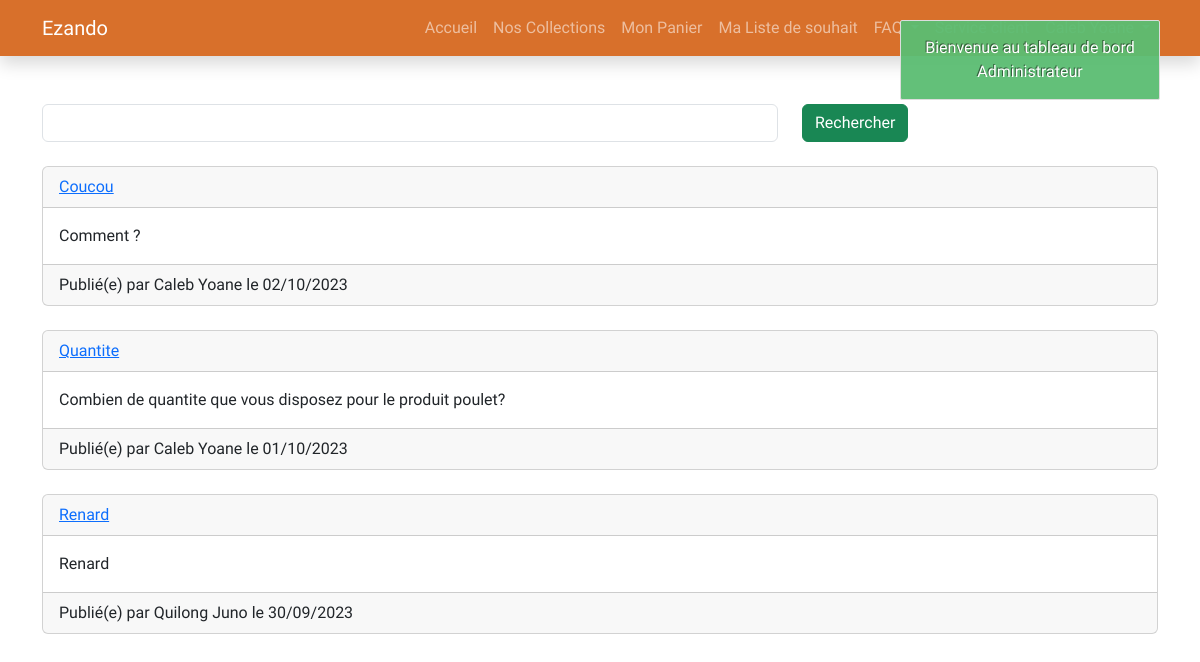
Page /forum.php (signed in) on the committed database.
### tables this page shows
CREATE TABLE IF NOT EXISTS `questions` (
  `id` int NOT NULL AUTO_INCREMENT,
  `title` text NOT NULL,
  `description` text NOT NULL,
  `content` text NOT NULL,
  `id_author` int NOT NULL,
  `pseudo_author` varchar(255) NOT NULL,
  `date_publish` text NOT NULL,
  PRIMARY KEY (`id`)
);

### utilsClient/UtilsDB.php (called while the page is built, shortened)
<?php
class UtilsClientDB {
    public static function getResultAndOrding(string $dataBase, string $tableName, array $columnsSelect, array $columnOrder, string $ordingOrientation){
        $dsn = [PDO::ATTR_ERRMODE, PDO::ERRMODE_EXCEPTION];
        $connect = new ConnectAnyDataBase( $dataBase, $dsn);
        $initConnect = $connect->connectToMySQLWithPDO()->initConnect();
        $getResults = UtilsDB::getTotalResultWithOrding($initConnect, $tableName, $columnsSelect, $columnOrder, $ordingOrientation);
        return $getResults;
    }
    public static function checkConnection(string $dataBase){
        $dsn = [PDO::ATTR_ERRMODE, PDO::ERRMODE_EXCEPTION];
        $connect = new ConnectAnyDataBase( $dataBase, $dsn);
        $initConnect = $connect->connectToMySQLWithPDO()->initConnect();
        if(gettype($initConnect) !="string"){
            return true;
        }else{
            return false;
        }
    }
}
?>

### includes/includes_params.php (called while the page is built, shortened)
<?php
require_once("admin/utils/UtilsDB.php");
require_once("utilsClient/UtilsDB.php");
require_once("utilsClient/Utils.php");
$database = "ezando";
$checkConn = UtilsClientDB::checkConnection($database);
?>

### admin/utils/UtilsDB.php (called while the page is built, shortened)
<?php
class UtilsDB{
  public static function getTotalResultWithOrding(PDO $objectPDO, string $tableName, array $columnsSelect, array $columnOrder, string $ordingOrientation){
        $strColumsSelect = "";
        $i = 0;
        while($i < count($columnsSelect)){
            if($i==0){
                $strColumsSelect .= $columnsSelect[0];
            }
            if($i>0){
                $strColumsSelect .= " , ".$columnsSelect[$i];
            }
            $i++;
        }
        $strColumnsOrding = "";
        $j = 0;
        while($j < count($columnOrder)){
            if($j==0){
                $strColumnsOrding .= $columnOrder[0];
            }
            $j++;
        }
        $sqlClosure = "SELECT {$strColumsSelect}  FROM {$tableName} ORDER BY {$strColumnsOrding} {$ordingOrientation} LIMIT 0,5";
         $queryExecute = $objectPDO ->query($sqlClosure);
        $queryResult =  $queryExecute -> fetchAll(PDO::FETCH_NUM);
        $numRowsResult =  $queryExecute->rowCount();
        return ["result" => $queryResult, "rowTotals" => $numRowsResult];
  }
}
?>

### utilsClient/Utils.php (called while the page is built, shortened)
<?php
class UtilsClient{
    public static function getAllQuestionOfForum(string $database, string $tableName, array $column, array $columnOrder, string $ordingOrientation){
        $getAllQuestion = UtilsClientDB::getResultAndOrding($database, $tableName, $column, $columnOrder, $ordingOrientation);
        return $getAllQuestion;
    }
}
?>

### forum.php (the view, shortened to what this page needs)
<?php
include("includes/header.php");
include_once("includes/includes_params.php");
if ($checkConn){
    $tableName = "questions";
    $columnSelect = ["id", "id_author", "title", "description", "pseudo_author", "date_publish"];
    $columnOrder = ["id"];
    $ordingOrientation = "DESC";
    $arrayAllQuestions = UtilsClient::getAllQuestionOfForum($database, $tableName, $columnSelect, $columnOrder, $ordingOrientation);
    $num_rows_question = $arrayAllQuestions['rowTotals'];
?>
<div class="py-5">
    <div class="container">
        <form method="get">
            <div class="form-group row">
                <div class="col-8">
                    <input type="search" name="search" class="form-control" />
                </div>
                <div class="col-4">
                    <button class="btn btn-success">Rechercher</button>
                </div>
            </div>
        </form>
        <br>
        <?php
            if($num_rows_question >0){
              $arrayResult = $arrayAllQuestions["result"];
              foreach ($arrayResult as $item) {
        ?>
        <div class="card">
            <div class="card-header">
                <a href="article.php?id=<?=$item[0] ?>">
                    <?= $item[2] ?>
                </a>
            </div>
            <div class="card-body">
                <?= $item[3]  ?>
            </div>
            <div class="card-footer">
                Publié(e) par <?= $item[4]  ?> le <?= $item[5]  ?>
            </div>
        </div>
        <br>
        <?php
              }
            }
        ?>
    </div>
</div>
<?php include("includes/footer.php"); ?>
<?php
}else {
    require_once("error-config.php");
} ?>

### assets/css/style.css (style rules this page uses)
:root { --bg-gray-800: #808080; --bg-gray-600: #9c9a9a; --bg-gray-400: #aaa8a8; --bg-gray-200: #bebcbc; --bg-gray-100: #d3d0d0; --bg-gray-0: #e6e4e4; --text-white: #fff; --text-dark: #000; --dark-800: #070707; --dark-600: #1b1b1b; --dark-200: #272626; --dark-0: #464545; --white: hsl(0, 0%, 100%); --dark-red: hsl(0, 93%, 18%); --dark-red-800: hsl(0, 96%, 10%); --dark-red-600: hsl(0, 94%, 7%); --light-red: hsl(0, 65%, 89%); --red-salsa: #db2b2b; --red-800: hsl(0, 100%, 52%); --red-600: hsl(0, 81%, 48%); --red-400: hsl(0, 70%, 52%); --red-200: hsl(0, 52%, 56%); --red-100: hsl(0, 28%, 70%); --red-0: hsl(0, 53%, 77%); --light-green: hsl(100, 64%, 87%); --light-green-800: hsl(100, 9%, 94%); --light-green-600: hsl(101, 65%, 76%); --light-green-400: hsl(101, 62%, 62%); --light-green-200: hsl(101, 69%, 55%); --light-green-0: hsl(101, 53%, 51%); --green-irish: hsl(101, 100%, 40%); --green-tree: hsl(101, 91%, 36%); --green-800: hsl(101, 100%, 50%); --green-600: hsl(101, 73%, 53%); --green-400: hsl(101, 63%, 30%); --green-bold: hsl(101, 92%, 20%); --dark-green: hsl(100, 82%, 2%); --dark-green-800: hsl(101, 89%, 7%); --dark-green-600: hsl(100, 97%, 14%); --dark-green-400: hsl(101, 96%, 20%); --azure: hsl(184, 100%, 40%); --azure-dark: hsl(187, 90%, 4%); --azure-light: hsl(184, 73%, 83%); --blue-coral: hsl(236, 90%, 63%); --blue-sea: hsl(236, 84%, 39%); --blue: hsl(236, 100%, 50%); --light-blue: hsl(224, 90%, 49%); --dark-blue: hsl(224, 93%, 5%); --orange-dark-full: #2b1201; --orange-dark-800: #381701; --orange-dark-600: #4b1f02; --orange-dark-400: #632903; --orange-dark-200: #6e2f04; --orange-shadow: #75411f; --orange-juice: #c95a0f; --orange-light-full: #f8e1d2; --orange-light-800: #fad5bd; --orange-light-600: #fac7a4; --orange-light-400: #f7bb93; --orange-light-200: #f5a773; --orange-light-0: #f88f48; --orange-800: #d8702b; --orange-400: #b65311; --raduis-9: 9px; --raduis-12: 12px; --raduis-circle: 50%; --raduis-full: 100%; }

### assets/css/custom2.css (style rules this page uses)
* { font-family: "Roboto", "sans-serif"; }

### assets/css/auth.css (style rules this page uses)
:root { --bg-gray-800: #808080; --bg-gray-600: #9c9a9a; --bg-gray-400: #aaa8a8; --bg-gray-200: #bebcbc; --bg-gray-100: #d3d0d0; --bg-gray-0: #e6e4e4; --text-white: #fff; --text-dark: #000; --dark-800: #070707; --dark-600: #1b1b1b; --dark-200: #272626; --dark-0: #464545; --white: hsl(0, 0%, 100%); --dark-red: hsl(0, 93%, 18%); --dark-red-800: hsl(0, 96%, 10%); --dark-red-600: hsl(0, 94%, 7%); --light-red: hsl(0, 65%, 89%); --red-salsa: #db2b2b; --red-800: hsl(0, 100%, 52%); --red-600: hsl(0, 81%, 48%); --red-400: hsl(0, 70%, 52%); --red-200: hsl(0, 52%, 56%); --red-100: hsl(0, 28%, 70%); --red-0: hsl(0, 53%, 77%); --light-green: hsl(100, 64%, 87%); --light-green-800: hsl(100, 9%, 94%); --light-green-600: hsl(101, 65%, 76%); --light-green-400: hsl(101, 62%, 62%); --light-green-200: hsl(101, 69%, 55%); --light-green-0: hsl(101, 53%, 51%); --green-irish: hsl(101, 100%, 40%); --green-tree: hsl(101, 91%, 36%); --green-800: hsl(101, 100%, 50%); --green-600: hsl(101, 73%, 53%); --green-400: hsl(101, 63%, 30%); --green-bold: hsl(101, 92%, 20%); --dark-green: hsl(100, 82%, 2%); --dark-green-800: hsl(101, 89%, 7%); --dark-green-600: hsl(100, 97%, 14%); --dark-green-400: hsl(101, 96%, 20%); --azure: hsl(184, 100%, 40%); --azure-dark: hsl(187, 90%, 4%); --azure-light: hsl(184, 73%, 83%); --blue-coral: hsl(236, 90%, 63%); --blue-sea: hsl(236, 84%, 39%); --blue: hsl(236, 100%, 50%); --light-blue: hsl(224, 90%, 49%); --dark-blue: hsl(224, 93%, 5%); --orange-dark-full: #2b1201; --orange-dark-800: #381701; --orange-dark-600: #4b1f02; --orange-dark-400: #632903; --orange-dark-200: #6e2f04; --orange-shadow: #75411f; --orange-juice: #c95a0f; --orange-light-full: #f8e1d2; --orange-light-800: #fad5bd; --orange-light-600: #fac7a4; --orange-light-400: #f7bb93; --orange-light-200: #f5a773; --orange-light-0: #f88f48; --orange-800: #d8702b; --orange-400: #b65311; --raduis-9: 9px; --raduis-12: 12px; --raduis-circle: 50%; --raduis-full: 100%; }

### rows in the picture
questions: title "Coucou", description "Comment ?", pseudo_author "Caleb Yoane", date_publish "02/10/2023"
questions: title "Quantite", description "Combien de quantite que vous disposez pour le produit poulet?", pseudo_author "Caleb Yoane", date_publish "01/10/2023"
questions: title "Renard", description "Renard", pseudo_author "Quilong Juno", date_publish "30/09/2023"
